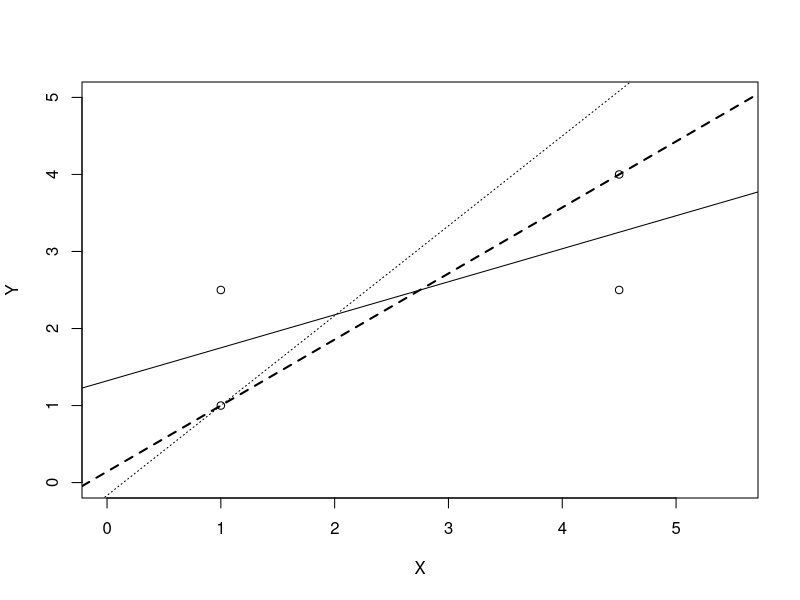
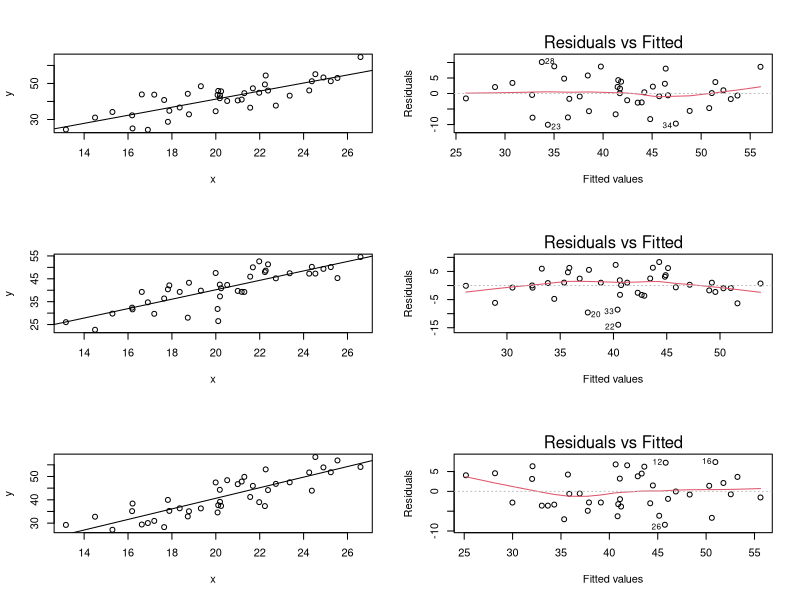
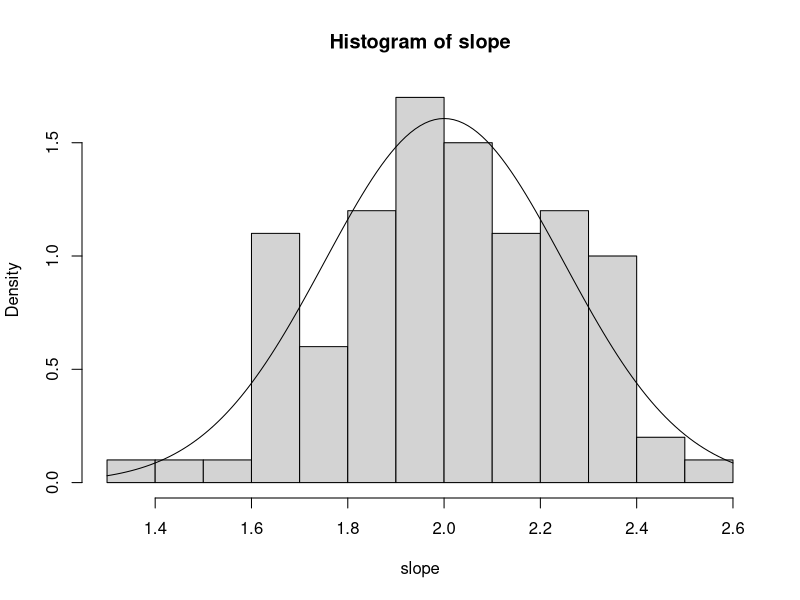

Generate these figures, in order, with R:
####################################### Series 1
######################## Problem 1
############ a)
Data <- matrix(c(1,1,1,2.5,4.5,2.5,4.5,4), nrow=4, byrow=T)
colnames(Data) <- c("X", "Y")
Data

X <- Data[,1]
Y <- Data[,2]

fit_YX <- lm(Y~X)
fit_XY <- lm(X~Y)
plot(X, Y, xlim=c(0,5.5), ylim=c(0,5))
abline(fit_YX)                        
abline(fit_XY, lty = 3)                                 # wrong!

ab <- fit_XY$coefficients
abline(-ab[1]/ab[2], 1/ab[2], lwd=2, lty=2) ## regression line is X = a + bY

############ b), c) (No need to use R)

######################## Problem 2 (No need to use R)

######################## Problem 3, 4 (Only need to change one lien of R code)
set.seed(21)                              ## initializes the rng
nrep <- 100                               ## number of repetitions
slope <- numeric(nrep)                    ## initialization of vector
x <- rnorm(40, 20, 3)                     ## x-values
for (i in 1:nrep){
  
  ### Problem 3
  y <- 1 + 2 * x + 5 * rnorm(length(x))  ## simulation of y-values
  
  ### Problem 4 (a)
  # y   <- 1 + 2 * x + 5 * (1 - rchisq(length(x), df = 1)) / sqrt(2)
  
  ### Problem 4 (b)
  # y   <- 1 + 2 * x + 5 * rnorm(length(x), mean = x^2 / 5 - 1, sd = 1)
  
  ### Problem 4 (c)
  # library(MASS)
  # Sigma <- matrix(0.7,40,40)
  # diag(Sigma) <- 1
  # y   <- 1 + 2 * x + 5 * mvrnorm(n = 1, mu = rep(0, length(x)), Sigma = Sigma)
  
  ### Problem 4 (d)
  # y <- 1 + 2 * x + 5 * rnorm(length(x), mean = 0, sd = (x-15)^2 / 30) 
  
  reg <- lm(y ~ x)                       ## least squares regression
  slope[i] <- coefficients(reg)[2]       ## saves the slope
}

par(mfrow = c(3, 2))                  ## display 6 figures as 3 rows and 2 columns
set.seed(21)                               ## initializes the rng
x <- rnorm(40, 20, 3)                      ## x-values
for (i in 1:3){                      ## now we only look at the first three simulations
  
  ### Problem 3
   y <- 1 + 2 * x + 5 * rnorm(length(x))  ## simulation of y-values
  
  ### Problem 4 (a)
  # y   <- 1 + 2 * x + 5 * (1 - rchisq(length(x), df = 1)) / sqrt(2)
  
  ### Problem 4 (b)
  # y   <- 1 + 2 * x + 5 * rnorm(length(x), mean = x^2 / 5 - 1, sd = 1)
  
  ### Problem 4 (c)
  # Sigma <- matrix(0.7,40,40)
  # diag(Sigma) <- 1
  # y   <- 1 + 2 * x + 5 * mvrnorm(n = 1, mu = rep(0, length(x)), Sigma = Sigma)
  
  ### Problem 4 (d)
  # y <- 1 + 2 * x + 5 * rnorm(length(x), mean = 0, sd = (x-15)^2 / 30) 
  
  reg <- lm(y ~ x)                       ## least squares regression
  
  plot(y ~ x)           
  abline(reg)
  plot(reg, which = 1)                   ## Tukey-Anscombe plot
}

mean(slope)                            ## mean and other information
sd(slope)                              ## empirical standard deviation

X <- cbind(1, x)                       ## design matrix
XtXinv <- solve(crossprod(X))          ## crossprod(X) <=> t(X) %*% X  = X'X
tvar <- 5^2 * XtXinv[2, 2]  

par(mfrow = c(1, 1))                       ## now display only one figure
hist(slope, breaks = 15, freq = FALSE)    ## histogram, you may want to change the range of x-axis for problem 4 b)
lines(seq(1.3, 2.6, by = 0.01),                     ## add theoretical density
      dnorm(seq(1.3, 2.6, by = 0.01), mean = 2, sd = sqrt(tvar) ) )
